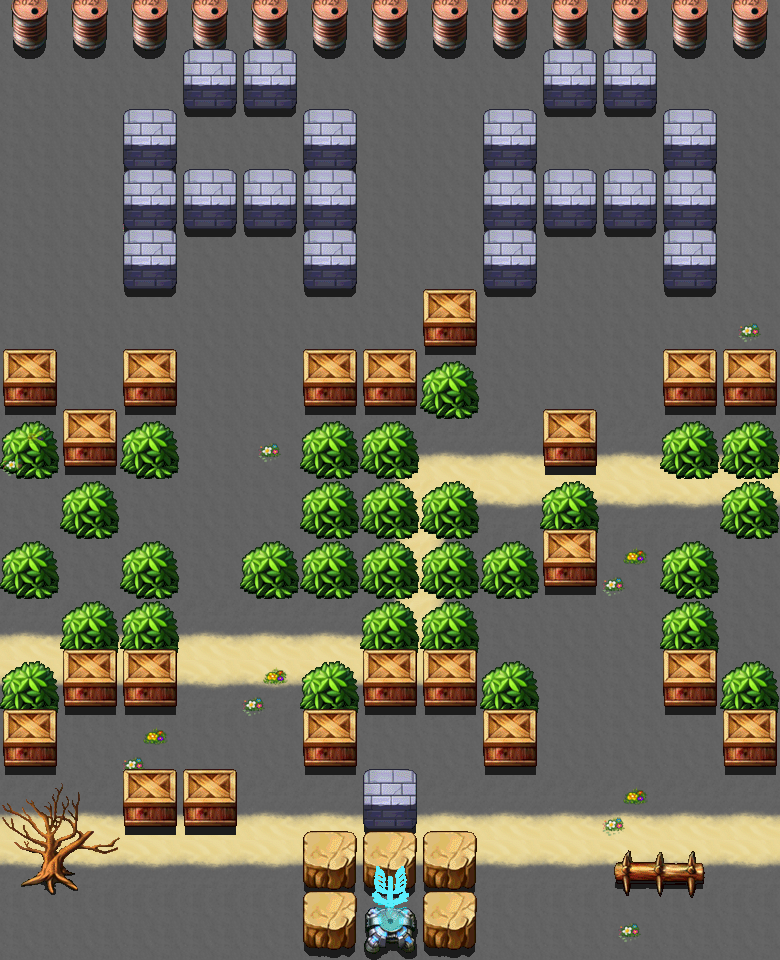

The image is a tile-based game level rendered from a .tmx file. Its description and source (layers, tilesets, objects; grid data summarised) follow:
An orthogonal 13x16 tile map with 60x60 px tiles, 22 tile layers (floor, river, riverfake, bridge, ...), 4 tilesets and 4 objects (plyartPoint, enemyPoint1, enemyPoint2, enemyPoint3).

<map version="1.0" orientation="orthogonal" width="13" height="16" tilewidth="60" tileheight="60">
 <properties>
  <property name="10" value="5" />
  <property name="3" value="5" />
  <property name="7" value="4" />
  <property name="8" value="12" />
  <property name="9" value="18" />
 </properties>
 <tileset firstgid="1" name="floor" tilewidth="60" tileheight="60">
  <image source="floor.png" width="240" height="600" />
 </tileset>
 <tileset firstgid="41" name="block" tilewidth="60" tileheight="120">
  <image source="block.png" width="600" height="600" />
 </tileset>
 <tileset firstgid="91" name="garbage" tilewidth="60" tileheight="60">
  <image source="garbage.png" width="540" height="60" />
 </tileset>
 <tileset firstgid="100" name="bridge" tilewidth="60" tileheight="60">
  <image source="bridge.png" width="360" height="60" />
 </tileset>
 <layer name="floor" width="13" height="16">
  <data>[208 cells, 208 non-empty, 9 distinct tile ids]</data>
 </layer>
 <layer name="river" width="13" height="16">
  <data>[208 cells, 30 non-empty, 1 distinct tile ids]</data>
 </layer>
 <layer name="riverfake" width="13" height="16">
  <data>[208 cells, 1 non-empty, 1 distinct tile ids]</data>
 </layer>
 <layer name="bridge" width="13" height="16">
  <data>[208 cells, 1 non-empty, 1 distinct tile ids]</data>
 </layer>
 <layer name="garbage" width="13" height="16">
  <data>[208 cells, 9 non-empty, 2 distinct tile ids]</data>
 </layer>
 <layer name="block0" width="13" height="16">
  <data>[208 cells, 13 non-empty, 1 distinct tile ids]</data>
 </layer>
 <layer name="block1" width="13" height="16">
  <data>[208 cells, 4 non-empty, 1 distinct tile ids]</data>
 </layer>
 <layer name="block2" width="13" height="16">
  <data>[208 cells, 4 non-empty, 1 distinct tile ids]</data>
 </layer>
 <layer name="block3" width="13" height="16">
  <data>[208 cells, 8 non-empty, 1 distinct tile ids]</data>
 </layer>
 <layer name="block4" width="13" height="16">
  <data>[208 cells, 4 non-empty, 1 distinct tile ids]</data>
 </layer>
 <layer name="block5" width="13" height="16">
  <data>[208 cells, 1 non-empty, 1 distinct tile ids]</data>
 </layer>
 <layer name="block6" width="13" height="16">
  <data>[208 cells, 6 non-empty, 1 distinct tile ids]</data>
 </layer>
 <layer name="block7" width="13" height="16">
  <data>[208 cells, 2 non-empty, 1 distinct tile ids]</data>
 </layer>
 <layer name="block8" width="13" height="16">
  <data>[208 cells, 1 non-empty, 1 distinct tile ids]</data>
 </layer>
 <layer name="block9" width="13" height="16">
  <data>[208 cells, 1 non-empty, 1 distinct tile ids]</data>
 </layer>
 <layer name="block10" width="13" height="16">
  <data>[208 cells, 1 non-empty, 1 distinct tile ids]</data>
 </layer>
 <layer name="block11" width="13" height="16">
  <data>[208 cells, 5 non-empty, 1 distinct tile ids]</data>
 </layer>
 <layer name="block12" width="13" height="16">
  <data>[208 cells, 4 non-empty, 1 distinct tile ids]</data>
 </layer>
 <layer name="block13" width="13" height="16">
  <data>[208 cells, 3 non-empty, 2 distinct tile ids]</data>
 </layer>
 <layer name="block14" width="13" height="16">
  <data>[208 cells, 7 non-empty, 5 distinct tile ids]</data>
 </layer>
 <layer name="block15" width="13" height="16">
  <data>[208 cells, 3 non-empty, 2 distinct tile ids]</data>
 </layer>
 <objectgroup name="Objects" width="13" height="16">
  <object name="plyartPoint" x="270" y="904" width="27" height="27" />
  <object name="enemyPoint1" x="388" y="62" width="28" height="28" />
  <object name="enemyPoint2" x="31" y="61" width="28" height="28" />
  <object name="enemyPoint3" x="750" y="63" width="28" height="28" />
 </objectgroup>
 <layer name="grass" width="13" height="16">
  <data>[208 cells, 30 non-empty, 1 distinct tile ids]</data>
 </layer>
</map>
